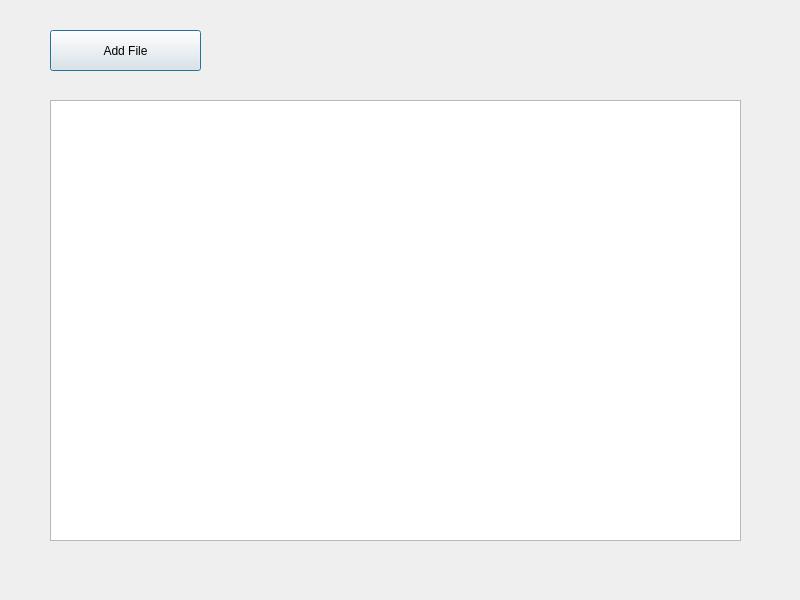
<?xml version="1.0" encoding="UTF-8"?>
<ui version="4.0">
 <class>Dialog</class>
 <widget class="QDialog" name="Dialog">
  <property name="geometry">
   <rect>
    <x>0</x>
    <y>0</y>
    <width>800</width>
    <height>600</height>
   </rect>
  </property>
  <property name="windowTitle">
   <string>Dialog</string>
  </property>
  <widget class="QPushButton" name="pushButton">
   <property name="geometry">
    <rect>
     <x>50</x>
     <y>30</y>
     <width>151</width>
     <height>41</height>
    </rect>
   </property>
   <property name="text">
    <string>Add File</string>
   </property>
  </widget>
  <widget class="QPlainTextEdit" name="plainTextEdit">
   <property name="geometry">
    <rect>
     <x>50</x>
     <y>100</y>
     <width>691</width>
     <height>441</height>
    </rect>
   </property>
  </widget>
 </widget>
 <resources/>
 <connections/>
</ui>
